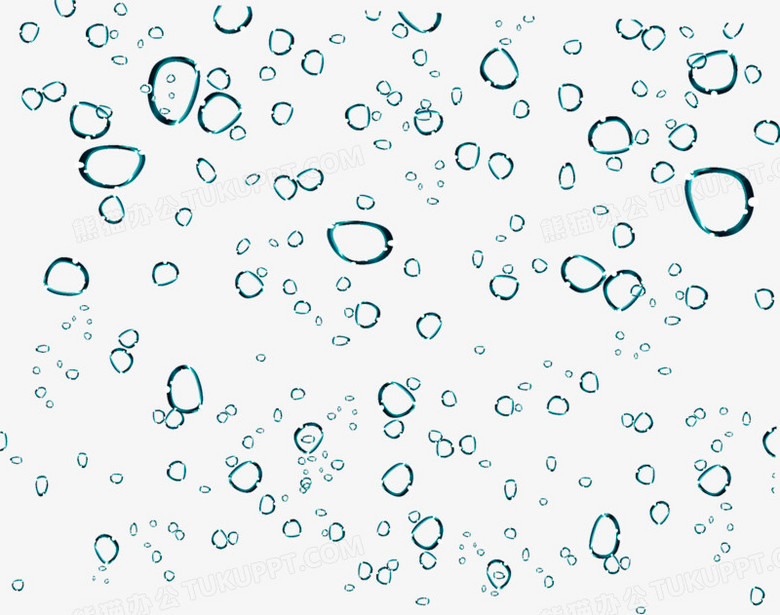
#> input picture FD3-DE-2017/img.png, 780 x 615 px
$ python test1.py
#> lines starting #> are read from the running program, lines starting #| are printed output that depends on the picture; after the words box and inside, x2 and y2 are one past the last pixel; in counts of white or black regions, pixels touching at a corner belong together
import cv2
import numpy as np
import matplotlib.pyplot as plt

image = cv2.imread('img.png')
#> image is the input picture: shape (615, 780, 3); mean B, G, R 238.1, 237.7, 233.3
gray = cv2.cvtColor(image, cv2.COLOR_BGR2GRAY)
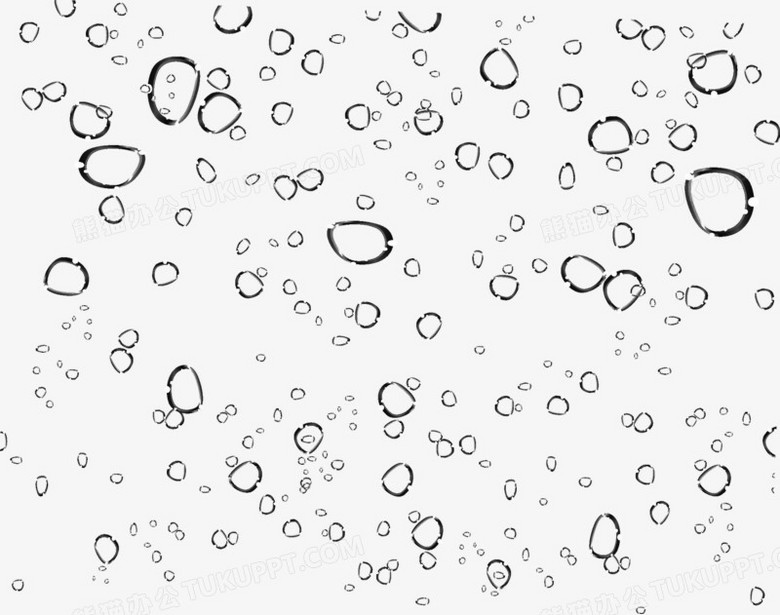
#> gray: shape (615, 780); min 1, max 255, mean 236.4
blurred = cv2.GaussianBlur(gray, (5, 5), 0)
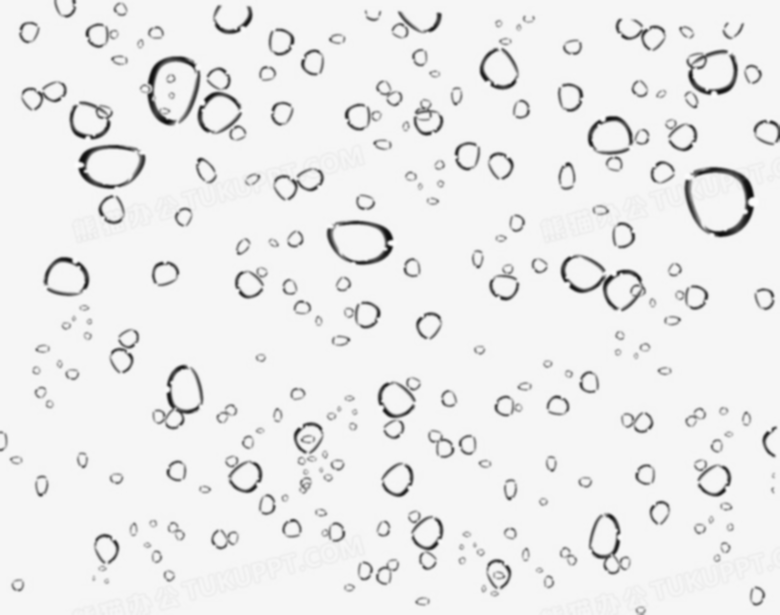
#> blurred: shape (615, 780); min 13, max 253, mean 236.4
edges = cv2.Canny(blurred, 50, 150)
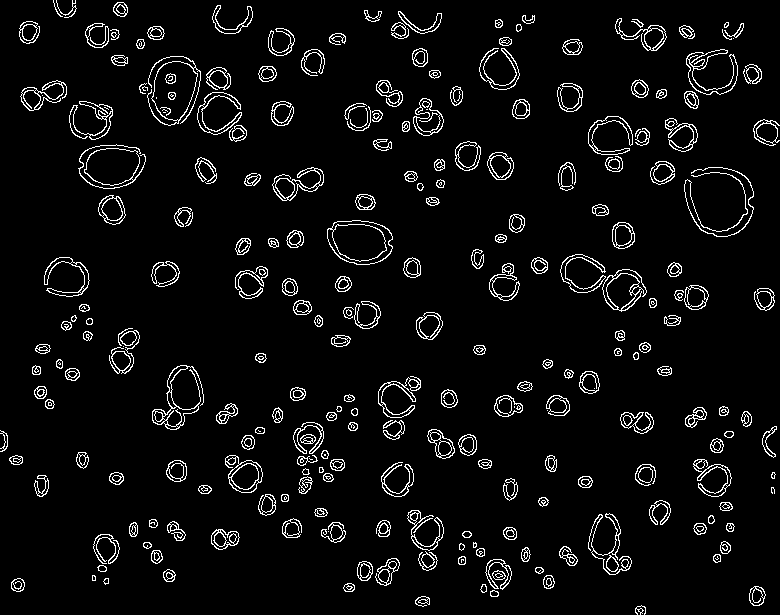
#> edges: shape (615, 780); 5.3% white in thin lines or dots

contours, _ = cv2.findContours(edges, cv2.RETR_EXTERNAL, cv2.CHAIN_APPROX_SIMPLE)
#> contours = 251 contours, 34 with area under 20; largest, box (x1, y1, x2, y2) and area: (327, 220, 393, 265) 2288, (147, 56, 201, 126) 2018, (78, 144, 146, 189) 1622, (602, 269, 647, 312) 1182, (225, 455, 263, 493) 890

for contour in contours:
    if len(contour) >= 5:
        ellipse = cv2.fitEllipse(contour)
        cv2.ellipse(image, ellipse, (0, 255, 0), 2)
#> this loop made 251 passes
#> ellipse on passes 1 to 12: ((640.5, 609.6), (8.44, 11.1), 90.99), ((422.4, 600.9), (9.55, 14.09), 84.14), ((493.8, 593.4), (6.61, 9.46), 96.78), ((756.5, 595.6), (16.03, 19.96), 4.55), ((483.4, 588.1), (6.12, 8.46), 3.63), ((348.8, 587.4), (9.05, 11.37), 83.76), ((106.2, 580.7), (5.56, 6.48), 32.65), ((17.48, 584.6), (13.13, 14.09), 72.9), ((548.3, 581.5), (11.03, 14.18), 0.906), ((93.27, 577.7), (4.57, 6.09), 166.7), ((498.4, 574.9), (9.4, 12.84), 98.14), ((168.8, 575.4), (11.94, 12.85), 150.1)
#> contour on pass 32: [[328, 531]]
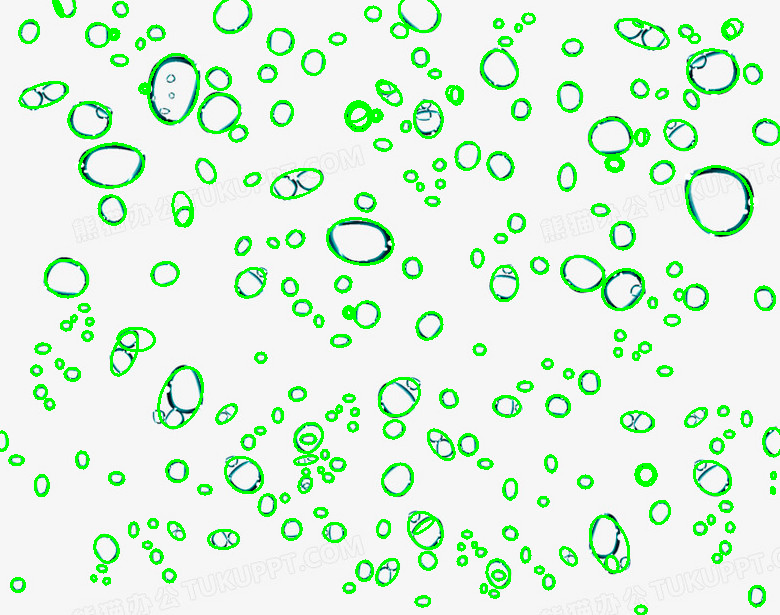
#> image: shape (615, 780, 3); 8.17% of pixels changed, all inside (x1, y1, x2, y2) = (0, 0, 780, 615)

plt.imshow(cv2.cvtColor(image, cv2.COLOR_BGR2RGB))
plt.axis('off')
plt.show()
